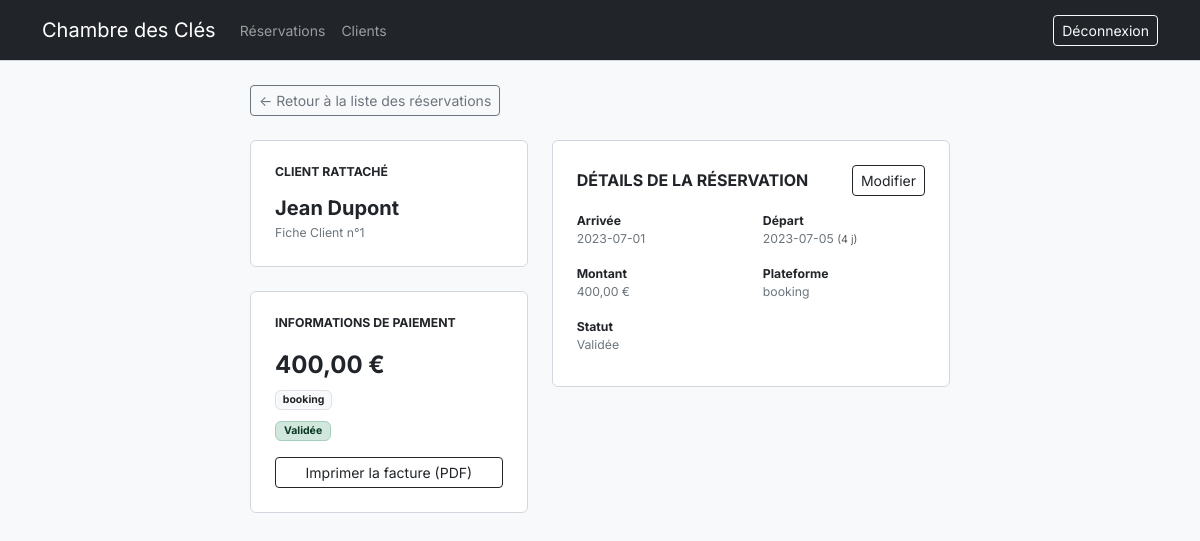
Page /app/reservationDetail.php?id_reservation=1 (signed in) on the committed database.
### tables this page shows
CREATE TABLE `reservation` (
  `id_reservation` int(11) NOT NULL AUTO_INCREMENT,
  `id_client` int(11) NOT NULL,
  `date_debut` date NOT NULL,
  `date_fin` date NOT NULL,
  `prix` decimal(10,2) NOT NULL,
  `valide` tinyint(1) NOT NULL DEFAULT 0,
  `plateforme` enum('booking','airbnb','sans plateforme') NOT NULL,
  PRIMARY KEY (`id_reservation`),
  KEY `id_client` (`id_client`),
  CONSTRAINT `reservation_ibfk_1` FOREIGN KEY (`id_client`) REFERENCES `client` (`id_client`) ON DELETE CASCADE
);

CREATE TABLE `client` (
  `id_client` int(11) NOT NULL AUTO_INCREMENT,
  `nom` varchar(100) NOT NULL,
  `prenom` varchar(100) NOT NULL,
  `avis` text DEFAULT NULL,
  PRIMARY KEY (`id_client`)
);

### app/utils/reservationUtils.php (called while the page is built, shortened)
<?php
function getReservation($pdo, $id) {
    $stmt = $pdo->prepare("SELECT * FROM reservation LEFT JOIN client USING (id_client) WHERE id_reservation = ?");
    $stmt->execute([$id]);
    return $stmt->fetch();
}
?>

### app/reservationDetail.php (the view, shortened to what this page needs)
<?php
require_once __DIR__ . '/utils/db.php';
require_once __DIR__ . '/utils/reservationUtils.php';
require_once __DIR__ . '/includes/components.php';
$id_reservation = isset($_GET['id_reservation']) ? (int)$_GET['id_reservation'] : null;
$reservation = null;
if ($id_reservation) {
    $reservation = getReservation($pdo, $id_reservation);
}
?>
<!DOCTYPE html>
<html lang="fr">
<?php include_once __DIR__ . '/includes/head.php'; ?>
<body class="bg-light">
<?php include_once __DIR__ . '/includes/navbar.php'; ?>
<div class="container d-flex flex-column align-items-center">
    <div class="w-100" style="max-width: 700px;">
        <div class="mb-4">
            <a href="index.php?tab=reservations" class="btn btn-outline-secondary btn-sm">
                ← Retour à la liste des réservations
            </a>
        </div>
        <?php if (!$reservation): ?>
            <div class="alert alert-warning py-3 text-center border-0 bg-warning-subtle text-warning-emphasis">
                <h4 class="fw-bold mb-2">Réservation introuvable</h4>
                <p class="mb-0">Le numéro de réservation spécifié n'existe pas ou a été supprimé.</p>
            </div>
        <?php else: ?>
            <div class="row gy-4">
                <div class="col-md-5">
                    <div class="card p-4 mb-4 border-0" style="border: 1px solid #d0d7de !important; border-radius: 6px; background-color: #ffffff;">
                        <h6 class="fw-bold text-dark text-uppercase small mb-3">Client rattaché</h6>
                        <h5 class="fw-bold mb-1">
                            <a href="clientDetail.php?id_client=<?= $reservation['id_client'] ?>" class="text-decoration-none text-dark link-primary">
                                <?= htmlspecialchars($reservation['prenom'] . ' ' . $reservation['nom']) ?>
                            </a>
                        </h5>
                        <span class="text-secondary small">Fiche Client n°<?= $reservation['id_client'] ?></span>
                    </div>
                    <div class="card p-4 border-0" style="border: 1px solid #d0d7de !important; border-radius: 6px; background-color: #ffffff;">
                        <h6 class="fw-bold text-dark text-uppercase small mb-3">Informations de paiement</h6>
                        <div>
                            <div class="fs-4 fw-bold text-dark mb-1">
                                <?= number_format($reservation['prix'], 2, ',', ' ') ?> €
                            </div>
                            <div class="mb-2">
                                <span class="badge bg-light text-dark border"><?= htmlspecialchars($reservation['plateforme']) ?></span>
                            </div>
                            <div class="mb-3">
                                <?= StatusBadge(['valide' => $reservation['valide']]) ?>
                            </div>
                            <a href="generatePDF.php?id_reservation=<?= $reservation['id_reservation'] ?>" target="_blank" class="btn btn-sm btn-outline-dark w-100">
                                Imprimer la facture (PDF)
                            </a>
                        </div>
                    </div>
                </div>
                <div class="col-md-7">
                    <div class="card p-4 border-0" style="border: 1px solid #d0d7de !important; border-radius: 6px; background-color: #ffffff;">
                        <div class="d-flex justify-content-between align-items-center mb-3">
                            <h2 class="fw-bold text-dark h6 mb-0 text-uppercase">Détails de la réservation</h2>
                            <button class="btn btn-sm btn-outline-dark" type="button" data-bs-toggle="collapse" data-bs-target="#formModif" aria-expanded="false">
                                Modifier
                            </button>
                        </div>
                        <div class="row gy-3 small text-secondary mb-2" id="infoLecture">
                            <div class="col-sm-6"><strong class="text-dark">Arrivée</strong><br><?= htmlspecialchars($reservation['date_debut']) ?></div>
                            <div class="col-sm-6">
                                <strong class="text-dark">Départ</strong><br>
                                <?= htmlspecialchars($reservation['date_fin']) ?>
                                <?php
                                $start = new DateTime($reservation['date_debut']);
                                $end = new DateTime($reservation['date_fin']);
                                $diff = $start->diff($end)->days;
                                echo '<span class="text-muted small">(' . $diff . ' j)</span>';
                                ?>
                            </div>
                            <div class="col-sm-6"><strong class="text-dark">Montant</strong><br><?= number_format($reservation['prix'], 2, ',', ' ') ?> €</div>
                            <div class="col-sm-6"><strong class="text-dark">Plateforme</strong><br><?= htmlspecialchars($reservation['plateforme']) ?></div>
                            <div class="col-12"><strong class="text-dark">Statut</strong><br><?= $reservation['valide'] ? 'Validée' : 'En attente' ?></div>
                        </div>
                    </div>
                </div>
            </div>
        <?php endif; ?>
    </div>
</div>
<?php include_once __DIR__ . '/includes/footer.php'; ?>

### app/includes/head.php (style rules this page uses)
:root { --font-sans: 'Inter', -apple-system, BlinkMacSystemFont, "Segoe UI", Helvetica, Arial, sans-serif; --bg-main: #f6f8fa; --border-color: #d0d7de; --text-main: #24292f; --text-muted: #57606a; }
body { font-family: var(--font-sans); color: var(--text-main); background-color: var(--bg-main); font-size: 14px; }

### rows in the picture
reservation: id_client.nom "Jean Dupont", id_client "1", prix "400,00", plateforme "booking", date_debut "2023-07-01", date_fin "2023-07-05", diff "4"

### other values in the picture
$label "Validée"
